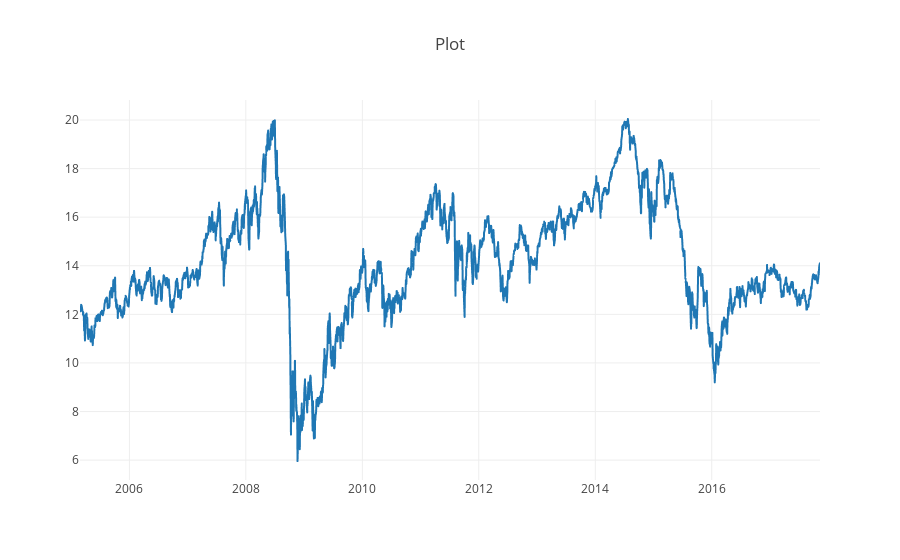

This figure's notebook cell:
### Code cell
r = lambda: random.randint(0,255)
traces = []

for df in data:
    clr = str(r()) + str(r()) + str(r())
#     df = df.sample(n=100, replace=True)
    df = df.sort_values('Date')
#     print(df['Label'])
    label = df['Label'].iloc[0]

    trace = plotly.graph_objs.Scattergl(
        x=df['Date'],
        y=df['Close'],
        mode='line',
        line=dict(
            color = clr
        )
    )
    traces.append(trace)
    
layout = plotly.graph_objs.Layout(
    title='Plot',
)
fig = plotly.graph_objs.Figure(data=traces, layout=layout)

plotly.offline.init_notebook_mode(connected=True)
plotly.offline.iplot(fig, filename='dataplot')

### Figure 1 — Plotly figure (JSON) as saved in the notebook; plotly's stock layout.template omitted (floating-point values rounded to 4 significant figures; data arrays with more than 128 entries replaced by an {"elided": "..."} marker saying what was removed)
{"data": [{"line": {"color": "190228248"}, "mode": "line", "type": "scattergl", "x": {"elided": "3201 str values"}, "y": {"elided": "3201 float values"}}], "layout": {"title": "Plot"}}
